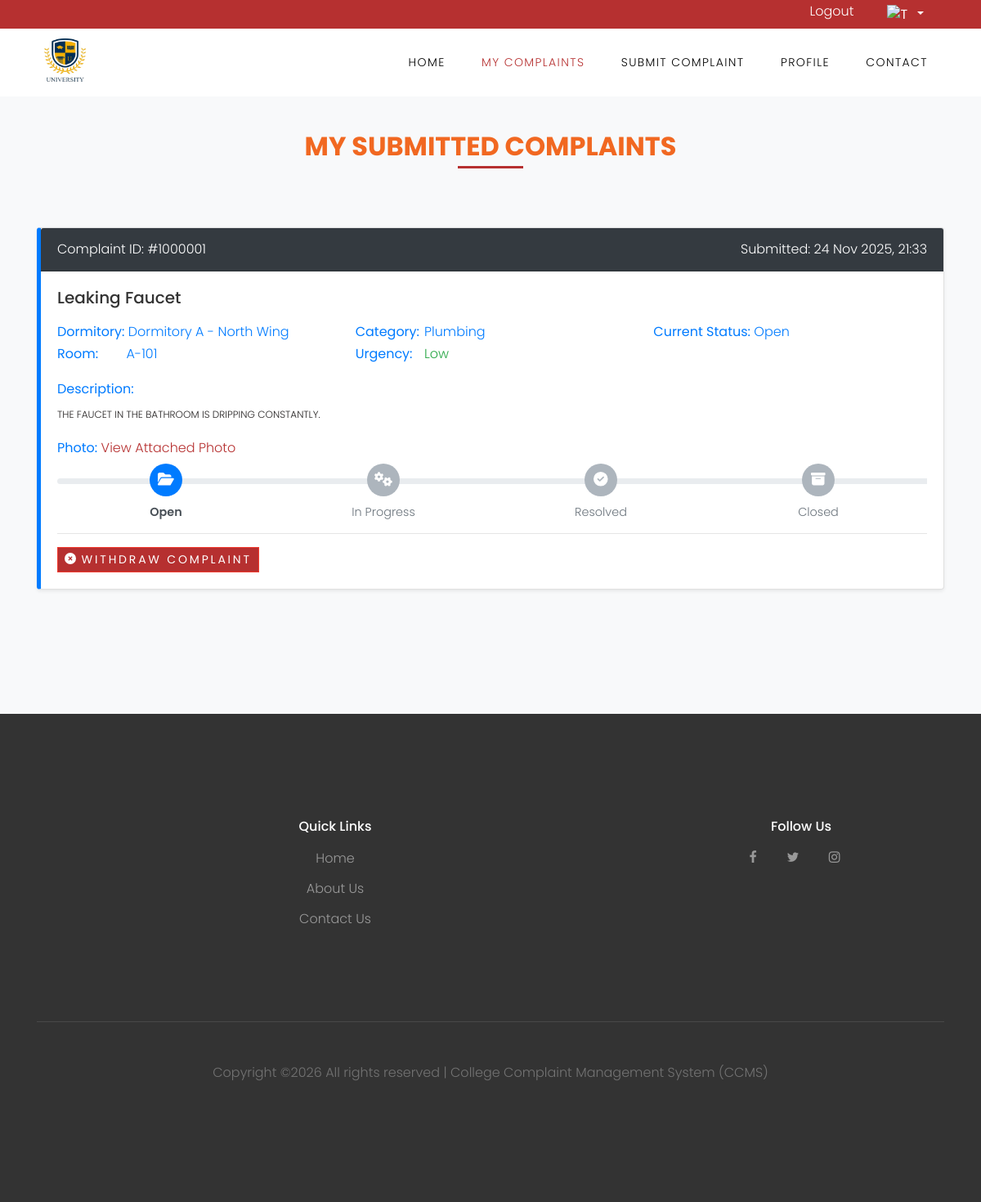
/complaints.php (signed in), run on the app's committed database.
### tables this page shows
CREATE TABLE `complaint` (
  `complaint_id` int(11) NOT NULL,
  `student_id` varchar(50) NOT NULL,
  `category_id` int(11) NOT NULL,
  `dormitory_id` int(255) NOT NULL,
  `room_number` varchar(20) NOT NULL,
  `complaint_title` varchar(255) NOT NULL,
  `complaint_description` mediumtext NOT NULL,
  `photo` varchar(255) DEFAULT NULL,
  `urgency_level` enum('low','medium','high','critical') NOT NULL,
  `complaint_status` enum('Open','In Progress','Resolved','Closed','Withdrawn') NOT NULL DEFAULT 'Open',
  `assigned_staff_id` int(11) DEFAULT NULL,
  `resolution_notes` text DEFAULT NULL,
  `is_deleted` tinyint(1) NOT NULL DEFAULT 0,
  `created_at` datetime NOT NULL DEFAULT current_timestamp(),
  `date_updated` datetime NOT NULL,
  `date_resolved` datetime DEFAULT NULL
);

CREATE TABLE `dormitory` (
  `dormitory_id` int(11) NOT NULL,
  `dormitory_name` varchar(255) NOT NULL,
  `dormitory_code` varchar(10) NOT NULL,
  `is_deleted` tinyint(1) NOT NULL DEFAULT 0
);

CREATE TABLE `categories` (
  `category_id` int(11) NOT NULL,
  `category_name` varchar(100) NOT NULL,
  `department_id` int(11) DEFAULT NULL,
  `is_deleted` tinyint(1) NOT NULL DEFAULT 0
);

### server/inc/get.php (called while the page is built, shortened)
<?php
function getAllComplaintsByStudentID($student_id)
{
    include "connection.php";
    $sql = "SELECT c.*, d.dormitory_name, cat.category_name
            FROM complaint c
            LEFT JOIN dormitory d ON c.dormitory_id = d.dormitory_id
            LEFT JOIN categories cat ON c.category_id = cat.category_id
            WHERE c.is_deleted = 0 AND c.student_id = ?
            ORDER BY c.created_at DESC";
    $stmt = mysqli_prepare($con, $sql);
    if ($stmt) {
        mysqli_stmt_bind_param($stmt, "s", $student_id);
        mysqli_stmt_execute($stmt);
        $result = mysqli_stmt_get_result($stmt);
        return $result;
    } else {
        error_log("Error preparing getAllComplaintsByStudentID statement: " . mysqli_error($con));
        return false;
    }
}
function getStudentById($student_id)
{
    include "connection.php";
    $sql = "SELECT * FROM student WHERE is_deleted = 0 AND student_id = ?";
    $stmt = mysqli_prepare($con, $sql);
    if ($stmt) {
        mysqli_stmt_bind_param($stmt, "s", $student_id);
        mysqli_stmt_execute($stmt);
        $result = mysqli_stmt_get_result($stmt);
        return $result;
    } else {
        error_log("Error preparing getStudentById statement: " . mysqli_error($con));
        return false;
    }
}

### auth.php (called while the page is built, shortened)
<?php
if (!isset($_SESSION['student_id'])) {
    header("Location: login.php");
    exit();
} else {
    include_once "server/inc/connection.php";
    include_once "server/inc/get.php";
    $getall = getStudentById($_SESSION['student_id']);
}
?>

### complaints.php (the view, shortened to what this page needs)
<!DOCTYPE html>
<html lang="en">
<?php
include "pages/header.php";
include "auth.php";
include_once "server/inc/get.php";
?>
<head>
</head>
<body data-spy="scroll" data-target=".site-navbar-target" data-offset="200">
    <header class="site-navbar js-site-navbar site-navbar-target" role="banner" id="site-navbar">
        <div class="top-header">
            <div class="container">
                <div class="row">
                    <div class="col-md-12 text-right">
                        <div class="dropdown-container float-right d-inline-block ml-3">
                            <button class="dropdown-toggle btn btn-translate" type="button" id="dropdownMenuButton" data-toggle="dropdown" aria-haspopup="true" aria-expanded="false">
                                <img src="server/uploads/settings/Translate.png" alt="Translate" style="max-width: 25px;">
                            </button>
                        </div>
                        <a href="admin/logout.php" class="quick-link d-inline-block">Logout</a>
                    </div>
                </div>
            </div>
        </div>
        <div class="container main-nav-container">
            <div class="row align-items-center">
                <div class="col-6 col-xl-2 site-logo">
                    <a href="index.php" class="text-white h5 mb-0">
                        <img src="server/uploads/settings/logo.png" alt="CCMS Logo" style="max-width: 70px; padding: 8px;">
                    </a>
                </div>
                <div class="col-12 col-xl-10 d-none d-xl-block">
                    <nav class="site-navigation position-relative text-right" role="navigation">
                        <ul class="site-menu js-clone-nav mx-auto d-none d-lg-block">
                            <li><a href="index.php#section-customer" class="nav-link">Home</a></li>
                            <li><a href="complaints.php" class="nav-link active">My Complaints</a></li>
                            <li><a href="submit_complaint.php" class="nav-link">Submit Complaint</a></li>
                            <li><a href="profile.php" class="nav-link">Profile</a></li>
                            <li><a href="index.php#section-contact" class="nav-link">Contact</a></li>
                        </ul>
                    </nav>
                </div>
            </div>
        </div>
    </header>
    <div class="site-section bg-light" id="section-my-complaints">
        <div class="container">
            <div class="row justify-content-center mb-5" style="margin-top: 5rem;">
                <div class="col-md-7 text-center border-primary">
                    <h2 class="font-weight-light text-primary">My Submitted Complaints</h2>
                </div>
            </div>
            <div class="row">
                <div class="col-md-12 mb-5">
                    <?php
                    $getall = getAllComplaintsByStudentID($_SESSION["student_id"]);
                    if (!$getall) {
                        echo "<div class='alert alert-danger text-center'>Error fetching complaints. Please try again later.</div>";
                    } elseif (mysqli_num_rows($getall) == 0) {
                        echo "<h4 style='color: #666; text-align: center; margin-top: 50px; margin-bottom: 20px;'>You haven't submitted any complaints yet.</h4>";
                        echo "<div class='text-center'><a href='submit_complaint.php' class='btn btn-primary'>Submit a Complaint</a></div>";
                    } else {
                        while ($row = mysqli_fetch_assoc($getall)) {
                            $complaint_id = $row["complaint_id"];
                            $complaint_status = $row["complaint_status"];
                    ?>
                            <article class="card mt-4 mb-4 shadow-sm complaint-card status-<?php echo strtolower(str_replace(' ', '', $complaint_status)); ?>">
                                <header class="card-header text-white bg-dark d-flex justify-content-between align-items-center">
                                    <span>Complaint ID: #<?php echo htmlspecialchars($complaint_id); ?></span>
                                    <span>Submitted: <?php echo date("d M Y, H:i", strtotime($row["created_at"])); ?></span>
                                </header>
                                <div class="card-body">
                                    <h5 class="card-title"><?php echo htmlspecialchars($row['complaint_title']); ?></h5>
                                    <div class="row mb-3 complaint-details">
                                        <div class="col-md-4">
                                            <strong>Dormitory:</strong> <?php echo htmlspecialchars($row['dormitory_name'] ?? 'N/A'); ?><br>
                                            <strong>Room:</strong> <?php echo htmlspecialchars($row['room_number']); ?>
                                        </div>
                                        <div class="col-md-4">
                                            <strong>Category:</strong> <?php echo htmlspecialchars(ucfirst($row['category_name'] ?? 'N/A')); ?><br>
                                            <strong>Urgency:</strong> <span class="urgency-<?php echo strtolower(htmlspecialchars($row['urgency_level'])); ?>"><?php echo ucfirst(htmlspecialchars($row['urgency_level'])); ?></span>
                                        </div>
                                        <div class="col-md-4">
                                            <strong>Current Status:</strong>
                                            <span class="status-<?php echo strtolower(str_replace(' ', '', $complaint_status)); ?>">
                                                <?php echo htmlspecialchars($complaint_status); ?>
                                            </span>
                                            <br>
                                        </div>
                                    </div>
                                    <?php if (!empty($row['complaint_description'])) : ?>
                                        <p class="mb-2"><strong>Description:</strong></p>
                                        <p class="text-muted" style="white-space: pre-wrap; color: #262323 !important;"><?php echo htmlspecialchars($row['complaint_description']); ?></p>
                                    <?php endif; ?>
                                    <?php if (!empty($row['photo'])) : ?>
                                        <p class="mb-2"><strong>Photo:</strong> <a href="<?php echo htmlspecialchars($row['photo']); ?>" target="_blank">View Attached Photo</a></p>
                                    <?php endif; ?>
                                    <div class="track mt-4">
                                        <?php
                                        $isOpen = in_array($complaint_status, ['Open', 'In Progress', 'Resolved', 'Closed']);
                                        $isInProgress = in_array($complaint_status, ['In Progress', 'Resolved', 'Closed']);
                                        $isResolved = in_array($complaint_status, ['Resolved', 'Closed']);
                                        $isClosed = ($complaint_status == 'Closed');
                                        $isWithdrawn = ($complaint_status == 'Withdrawn');
                                        if ($isWithdrawn) {
                                            echo "<p class='text-danger w-100 text-center p-3'><strong>Complaint Withdrawn.</strong></p>";
                                        } else {
                                        ?>
                                            <div class="step <?php if ($isOpen) echo "active open"; ?>">
                                                <span class="icon"> <i class="fa fa-folder-open"></i> </span>
                                                <span class="text">Open</span>
                                            </div>
                                            <div class="step <?php if ($isInProgress) echo "active inprogress"; ?>">
                                                <span class="icon"> <i class="fa fa-cogs"></i> </span>
                                                <span class="text">In Progress</span>
                                            </div>
                                            <div class="step <?php if ($isResolved) echo "active resolved"; ?>">
                                                <span class="icon"> <i class="fa fa-check-circle"></i> </span>
                                                <span class="text">Resolved</span>
                                            </div>
                                            <div class="step <?php if ($isClosed) echo "active closed"; ?>">
                                                <span class="icon"> <i class="fa fa-archive"></i> </span>
                                                <span class="text">Closed</span>
                                            </div>
                                        <?php } ?>
                                    </div>
                                    <hr>
                                    <div class="row">
                                        <div class="col-md-12">
                                            <?php if ($complaint_status == 'Open') : ?>
                                                <button type="button" onclick="withdrawComplaint(<?php echo $complaint_id; ?>)" class="btn btn-sm btn-danger">
                                                    <i class="fa fa-times-circle"></i> Withdraw Complaint
                                                </button>
                                            <?php else : ?>
                                                <p class="text-muted small">No actions are available for this complaint.</p>
                                            <?php endif; ?>
                                        </div>
                                    </div>
                                </div>
                            </article>
                    <?php
                        }
                    }
                    ?>
                </div>
            </div>
        </div>
    </div>
    <?php include "pages/footer.php"; ?>
</body>
</html>

### data on the page
complaint: complaint_id "1000001", created_at "24 Nov 2025, 21:33", complaint_title "Leaking Faucet", dormitory.dormitory_name "Dormitory A - North Wing", room_number "A-101", category.category_name "Plumbing", urgency_level "Low", complaint_status "Open", complaint_description "THE FAUCET IN THE BATHROOM IS DRIPPING CONSTANTLY.", shows "In Progress"
